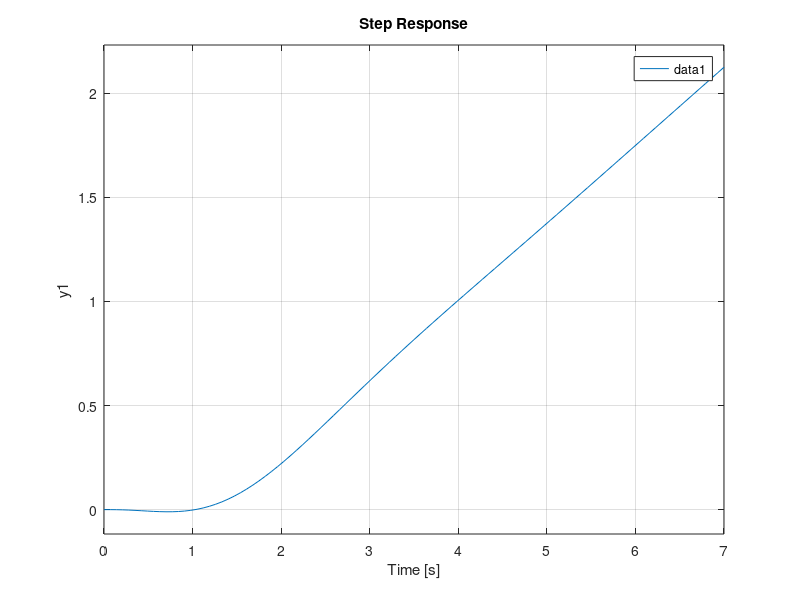

MATLAB code to generate this figure: (Note: this script raises an error after producing the figure.)
clc;clear;close all
s=tf('s');
G_main=(-s+3)/((s)*(s+2)*(s^2+2*s+4));
step(G_main)
legend 'show'
hold on
[Kv,L] = get_ipd(G_main);
G_ipdt=Kv*exp(-L*s)/s;
G1=G_main*s;
R=opt_app(G1,0,1,1);
k=R.num{1}(2)/R.den{1}(2);
l=R.ioDelay;
T=1/R.den{1}(2);
G_foipdt=k*exp(-l*s)/(s*(T*s+1));

step(G_foipdt,G_ipdt);

figure;

err_foipdt=G_foipdt-G_main;
err_ipdt=G_ipdt-G_main;
step(err_ipdt,err_foipdt)
legend 'show'